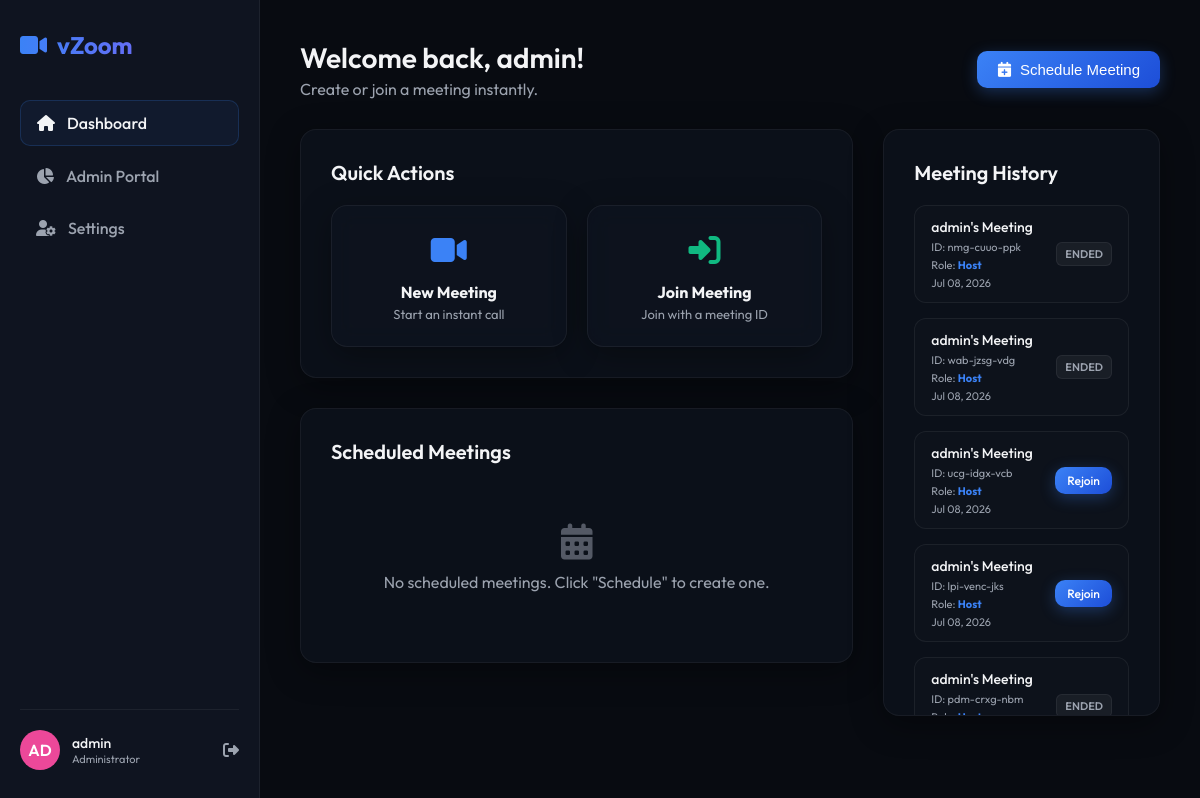
Page / (signed in) on the earlier database version.
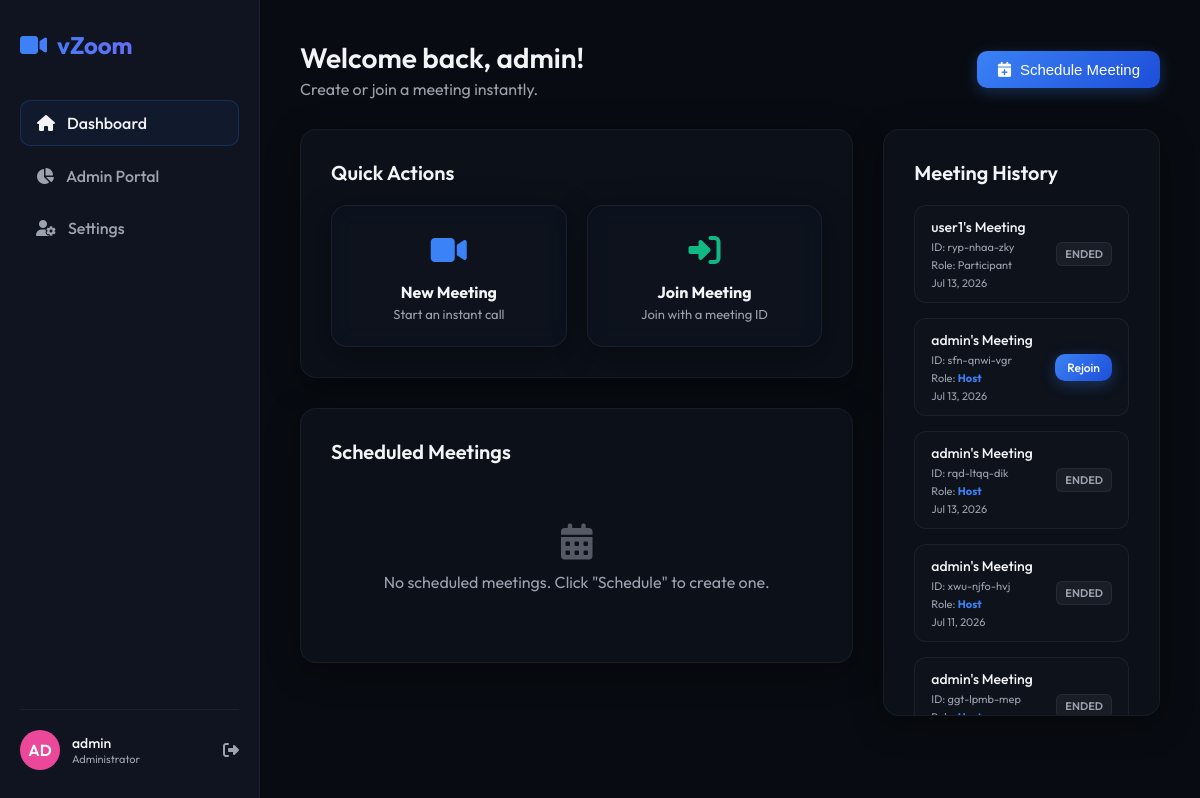
Same page on the later database version.
### meetings/models.py (models this page shows, shortened)
class Meeting(models.Model):
    meeting_id = models.CharField(max_length=20, unique=True, default=generate_meeting_id)
    title = models.CharField(max_length=100, default="Quick Meeting")
    host = models.ForeignKey(User, on_delete=models.CASCADE, related_name='hosted_meetings')
    password = models.CharField(max_length=128, blank=True, null=True)  # Optional password
    is_waiting_room = models.BooleanField(default=True)
    is_locked = models.BooleanField(default=False)
    is_active = models.BooleanField(default=True)
    scheduled_time = models.DateTimeField(blank=True, null=True)
    created_at = models.DateTimeField(auto_now_add=True)

### meetings/views.py (the view, shortened to what this page needs)
# urls.py: path('', views.dashboard_view, name='dashboard'),
@login_required
def dashboard_view(request):
    user = request.user
    now = timezone.now()
    scheduled_meetings = Meeting.objects.filter(
        host=user,
        is_active=True,
        scheduled_time__gt=now
    ).order_by('scheduled_time')
    participated_ids = MeetingParticipant.objects.filter(user=user).values_list('meeting_id', flat=True)
    history_meetings = Meeting.objects.filter(
        Q(host=user) | Q(id__in=participated_ids)
    ).distinct().order_by('-created_at')[:20]
    colors = ['#EF4444', '#F59E0B', '#10B981', '#3B82F6', '#8B5CF6', '#EC4899']
    context = {
        'scheduled_meetings': scheduled_meetings,
        'history_meetings': history_meetings,
        'profile_colors': colors,
        'user_profile': user.profile
    }
    return render(request, 'dashboard.html', context)

### templates/dashboard.html (shortened to what the changed rows need)
{% extends 'base.html' %}
{% block content %}
<div style="display: flex; justify-content: space-between; align-items: center; margin-bottom: 30px;">
    <div>
        <h1 style="font-size: 28px; font-weight: 600;">Welcome back, {{ request.user.username }}!</h1>
    </div>
</div>
<div class="dashboard-grid">
    <div>
        <div class="dashboard-card glass" style="height: calc(100% - 30px); overflow-y: auto;">
            <div class="meeting-list" style="max-height: 480px;">
                {% if history_meetings %}
                    {% for meeting in history_meetings %}
                        <div class="meeting-item" style="padding: 12px 16px;">
                            <div class="meeting-info" style="min-width: 0;">
                                <h4 style="font-size: 14px; white-space: nowrap; overflow: hidden; text-overflow: ellipsis;">{{ meeting.title }}</h4>
                                <div class="meeting-meta" style="font-size: 11px; flex-direction: column; gap: 4px; margin-top: 4px;">
                                    <span>ID: {{ meeting.meeting_id }}</span>
                                    <span>Role: {% if meeting.host == request.user %}<strong style="color: var(--accent-primary);">Host</strong>{% else %}Participant{% endif %}</span>
                                    <span>{{ meeting.created_at|date:"M d, Y" }}</span>
                                </div>
                            </div>
                            {% if meeting.is_active %}
                                <a href="{% url 'room' meeting_id=meeting.meeting_id %}" class="btn btn-primary" style="padding: 6px 12px; font-size: 12px;">
                                    Rejoin
                                </a>
                            {% else %}
                                <span class="badge badge-ended">Ended</span>
                            {% endif %}
                        </div>
                    {% endfor %}
                {% else %}
                    <div style="text-align: center; padding: 40px; color: var(--text-secondary);">
                        <p>No recent meeting logs found.</p>
                    </div>
                {% endif %}
            </div>
        </div>
    </div>
</div>
{% endblock %}

Differences in the rows shown:
no longer on this page (row unchanged): Meeting: title "admin's Meeting", meeting_id "nmg-cuuo-ppk", shows "Host", created_at "Jul 08, 2026", is_active "ENDED"
no longer on this page (row unchanged): Meeting: title "admin's Meeting", meeting_id "wab-jzsg-vdg", shows "Host", created_at "Jul 08, 2026", is_active "ENDED"
no longer on this page (row unchanged): Meeting: title "admin's Meeting", meeting_id "ucg-idgx-vcb", shows "Host", created_at "Jul 08, 2026", is_active "Rejoin"
no longer on this page (row unchanged): Meeting: title "admin's Meeting", meeting_id "lpi-venc-jks", shows "Host", created_at "Jul 08, 2026", is_active "Rejoin"
no longer on this page (row unchanged): Meeting: title "admin's Meeting", meeting_id "pdm-crxg-nbm", is_active "ENDED"
added Meeting: title "user1's Meeting", meeting_id "ryp-nhaa-zky", shows "Participant", created_at "Jul 13, 2026", is_active "ENDED"
added Meeting: title "admin's Meeting", meeting_id "sfn-qnwi-vgr", shows "Host", created_at "Jul 13, 2026", is_active "Rejoin"
added Meeting: title "admin's Meeting", meeting_id "rqd-ltqq-dik", shows "Host", created_at "Jul 13, 2026", is_active "ENDED"
added Meeting: title "admin's Meeting", meeting_id "xwu-njfo-hvj", shows "Host", created_at "Jul 11, 2026", is_active "ENDED"
added Meeting: title "admin's Meeting", meeting_id "ggt-lpmb-mep", is_active "ENDED"
